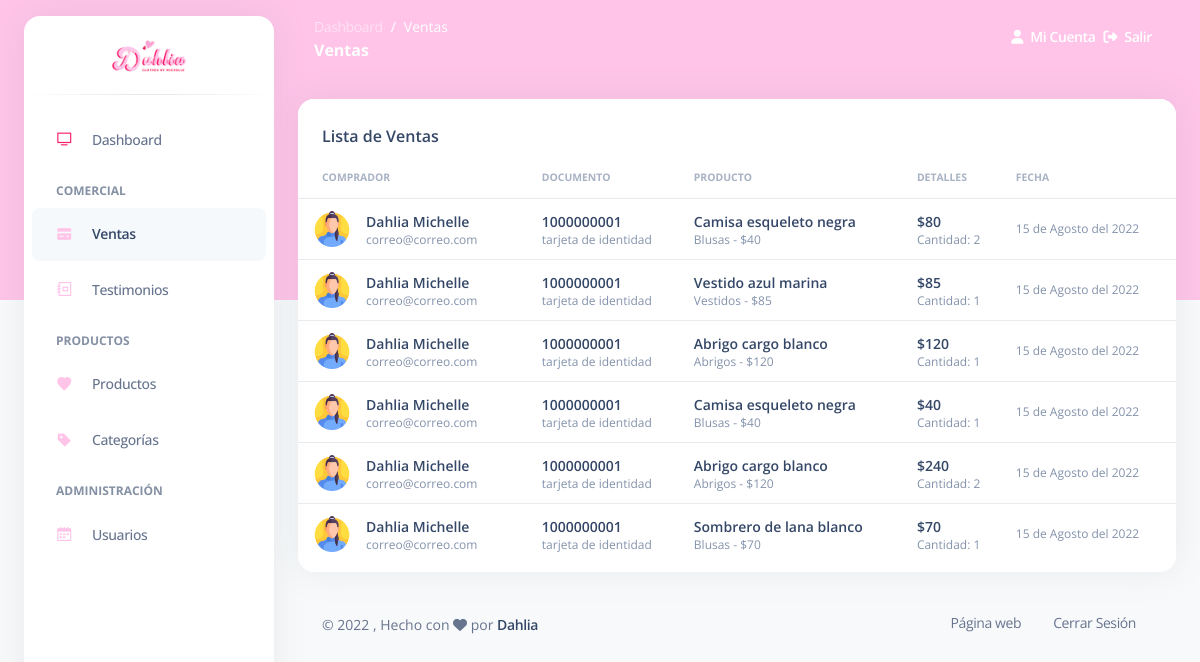
Screenshot of /dashboard/ventas.php (signed in) with the database file from the repository.
### tables this page shows
CREATE TABLE `ventas` (
  `id_venta` int(11) NOT NULL,
  `id_usuario` int(11) NOT NULL,
  `id_producto` int(11) NOT NULL,
  `cantidad` int(11) NOT NULL,
  `precio_producto` int(11) NOT NULL,
  `total_venta` int(11) NOT NULL,
  `fecha_venta` timestamp NOT NULL DEFAULT current_timestamp() ON UPDATE current_timestamp()
);

CREATE TABLE `usuarios` (
  `id_usuario` int(11) NOT NULL,
  `nombre_usuario` varchar(50) NOT NULL,
  `apellido_usuario` varchar(50) NOT NULL,
  `sexo_usuario` enum('mujer','hombre','otro') NOT NULL,
  `tipo_documento_usuario` enum('tarjeta de identidad','cédula de ciudadanía','otro') NOT NULL,
  `documento_usuario` varchar(15) NOT NULL,
  `correo_usuario` varchar(50) NOT NULL,
  `password_usuario` varchar(250) NOT NULL,
  `tipo_usuario` tinyint(1) NOT NULL DEFAULT 0,
  `creado_usuario` timestamp NOT NULL DEFAULT current_timestamp() ON UPDATE current_timestamp()
);

CREATE TABLE `productos` (
  `id_producto` int(11) NOT NULL,
  `nombre_producto` varchar(50) NOT NULL,
  `image_producto` varchar(250) NOT NULL,
  `stock_producto` int(10) NOT NULL,
  `id_categoria` int(11) NOT NULL,
  `precio_producto` int(11) NOT NULL,
  `descripcion_producto` text NOT NULL
);

CREATE TABLE `categorias` (
  `id_categoria` int(11) NOT NULL,
  `nombre_categoria` varchar(30) NOT NULL
);

### dashboard/ventas.php (the view, shortened to what this page needs)
<?php
  require_once('../control/funciones.php');
  $conexion = conexion();
  $sentencia = $conexion->prepare("SELECT * FROM ventas
    INNER JOIN usuarios ON ventas.id_usuario = usuarios.id_usuario
    INNER JOIN productos ON ventas.id_producto = productos.id_producto
    INNER JOIN categorias ON productos.id_categoria = categorias.id_categoria
  ");
  $sentencia->execute();
  $ventas = $sentencia->fetchAll();
?>
<!DOCTYPE html>
<html lang="es">
<?php require_once('vistas/head.php'); ?>
<body class="g-sidenav-show bg-gray-100">
  <?php require_once('vistas/sidebar.php'); ?>
  <main class="main-content position-relative border-radius-lg">
    <?php require_once('vistas/navbar.php'); ?>
    <div class="container-fluid py-4">
      <div class="row">
      <div class="col-lg-12 mb-lg-0 mb-4">
          <div class="card mb-4">
            <div class="card-header pb-0">
              <h6>Lista de Ventas</h6>
            </div>
            <div class="card-body px-0 pt-0 pb-2">
              <div class="table-responsive p-0">
                <table class="table align-items-center mb-0">
                  <thead>
                    <tr>
                      <th class="text-uppercase text-secondary text-xxs font-weight-bolder opacity-7">Comprador</th>
                      <th class="text-uppercase text-secondary text-xxs font-weight-bolder opacity-7 ps-2">Documento</th>
                      <th class="text-uppercase text-secondary text-xxs font-weight-bolder opacity-7 ps-2">Producto</th>
                      <th class="text-uppercase text-secondary text-xxs font-weight-bolder opacity-7 ps-2">Detalles</th>
                      <th class="text-uppercase text-secondary text-xxs font-weight-bolder opacity-7 ps-2">Fecha</th>
                    </tr>
                  </thead>
                  <tbody>
                    <?php foreach ($ventas as $venta): ?>
                      <tr>
                        <td>
                          <div class="d-flex px-2 py-1">
                            <div>
                              <img src="<?php echo($RUTA); ?>/archivos/dashboard/img/<?php echo($venta['sexo_usuario']); ?>.png" class="avatar avatar-sm me-3" alt="user">
                            </div>
                            <div class="d-flex flex-column justify-content-center">
                              <h6 class="mb-0 text-sm"><?php echo($venta['nombre_usuario']); ?> <?php echo($venta['apellido_usuario']); ?></h6>
                              <p class="text-xs text-secondary mb-0"><?php echo($venta['correo_usuario']); ?></p>
                            </div>
                          </div>
                        </td>
                        <td>
                          <div class="d-flex flex-column justify-content-center">
                            <h6 class="mb-0 text-sm"><?php echo($venta['documento_usuario']); ?></h6>
                            <p class="text-xs text-secondary mb-0"><?php echo($venta['tipo_documento_usuario']); ?></p>
                          </div>
                        </td>
                        <td>
                          <div class="d-flex flex-column justify-content-center">
                            <h6 class="mb-0 text-sm"><?php echo($venta['nombre_producto']); ?></h6>
                            <p class="text-xs text-secondary mb-0"><?php echo($venta['nombre_categoria']); ?> - $<?php echo($venta['precio_producto']); ?></p>
                          </div>
                        </td>
                        <td>
                          <div class="d-flex flex-column justify-content-center">
                            <h6 class="mb-0 text-sm">$<?php echo($venta['total_venta']); ?></h6>
                            <p class="text-xs text-secondary mb-0">Cantidad: <?php echo($venta['cantidad']); ?></p>
                          </div>
                        </td>
                        <td>
                          <p class="text-xs text-secondary mb-0"><?php echo(fecha($venta['fecha_venta'])); ?></p>
                        </td>
                      </tr>
                    <?php endforeach; ?>
                  </tbody>
                </table>
              </div>
            </div>
          </div>
        </div>
      </div>
      <?php require_once('vistas/footer.php'); ?>
    </div>
  </main>
</body>
</html>

### rows the page displays
ventas: id_usuario.sexo_usuario (picture), id_usuario.nombre_usuario "Dahlia", id_usuario.apellido_usuario "Michelle", id_usuario.correo_usuario "correo@correo.com", id_usuario.documento_usuario "1000000001", id_usuario.tipo_documento_usuario "tarjeta de identidad", id_producto.nombre_producto "Camisa esqueleto negra", categorias.nombre_categoria "Blusas", id_producto.precio_producto "40", total_venta "80", cantidad "2", fecha_venta "15 de Agosto del 2022"
ventas: id_usuario.sexo_usuario (picture), id_usuario.nombre_usuario "Dahlia", id_usuario.apellido_usuario "Michelle", id_usuario.correo_usuario "correo@correo.com", id_usuario.documento_usuario "1000000001", id_usuario.tipo_documento_usuario "tarjeta de identidad", id_producto.nombre_producto "Vestido azul marina", categorias.nombre_categoria "Vestidos", id_producto.precio_producto "85", total_venta "85", cantidad "1", fecha_venta "15 de Agosto del 2022"
ventas: id_usuario.sexo_usuario (picture), id_usuario.nombre_usuario "Dahlia", id_usuario.apellido_usuario "Michelle", id_usuario.correo_usuario "correo@correo.com", id_usuario.documento_usuario "1000000001", id_usuario.tipo_documento_usuario "tarjeta de identidad", id_producto.nombre_producto "Abrigo cargo blanco", categorias.nombre_categoria "Abrigos", id_producto.precio_producto "120", total_venta "120", cantidad "1", fecha_venta "15 de Agosto del 2022"
ventas: id_usuario.sexo_usuario (picture), id_usuario.nombre_usuario "Dahlia", id_usuario.apellido_usuario "Michelle", id_usuario.correo_usuario "correo@correo.com", id_usuario.documento_usuario "1000000001", id_usuario.tipo_documento_usuario "tarjeta de identidad", id_producto.nombre_producto "Camisa esqueleto negra", categorias.nombre_categoria "Blusas", id_producto.precio_producto "40", total_venta "40", cantidad "1", fecha_venta "15 de Agosto del 2022"
ventas: id_usuario.sexo_usuario (picture), id_usuario.nombre_usuario "Dahlia", id_usuario.apellido_usuario "Michelle", id_usuario.correo_usuario "correo@correo.com", id_usuario.documento_usuario "1000000001", id_usuario.tipo_documento_usuario "tarjeta de identidad", id_producto.nombre_producto "Abrigo cargo blanco", categorias.nombre_categoria "Abrigos", id_producto.precio_producto "120", total_venta "240", cantidad "2", fecha_venta "15 de Agosto del 2022"
ventas: id_usuario.sexo_usuario (picture), id_usuario.nombre_usuario "Dahlia", id_usuario.apellido_usuario "Michelle", id_usuario.correo_usuario "correo@correo.com", id_usuario.documento_usuario "1000000001", id_usuario.tipo_documento_usuario "tarjeta de identidad", id_producto.nombre_producto "Sombrero de lana blanco", categorias.nombre_categoria "Blusas", id_producto.precio_producto "70", total_venta "70", cantidad "1", fecha_venta "15 de Agosto del 2022"

### other values shown
$pagina_actual "Ventas"
